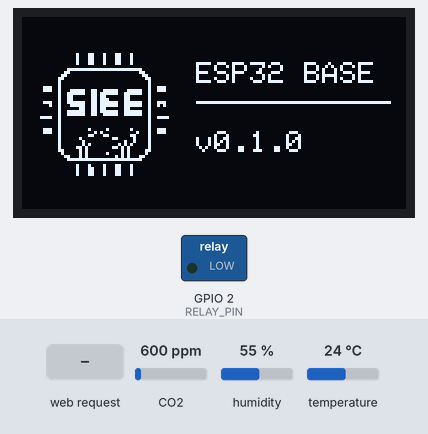
Recording of a sketch running on a simulated ESP32. Parts: 128×64 one-colour display, switched loads named in the sketch (green lamp = pin HIGH). The inputs (shaded band) are chosen by the test bench; at power-on: CO2 600 ppm, temperature 24 °C, humidity 55 %. WiFi joins after 1.5 s; servers stay silent unless stated; what the sketch prints to the serial monitor is not drawn.

Above: at 3.2 s.
3.3 s: HTTP request GET /on received
At 5.9 s:
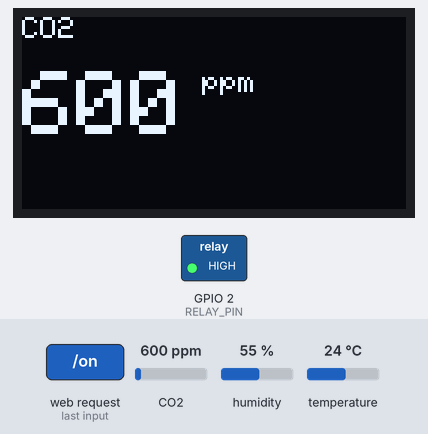
6.4 s: CO2 set to 452 ppm
At 7.9 s:
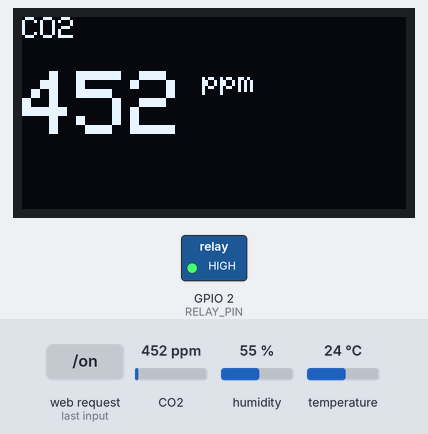
8.2 s: temperature set to 12 °C
At 11.0 s:
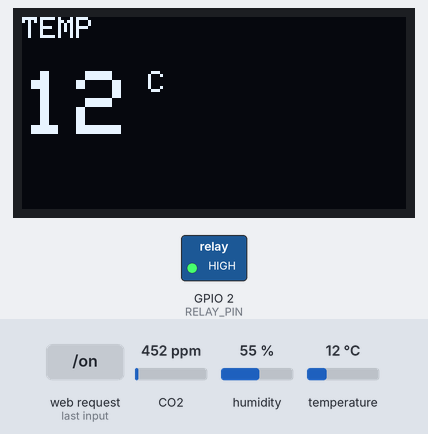
11.3 s: temperature set to 19 °C
At 12.5 s:
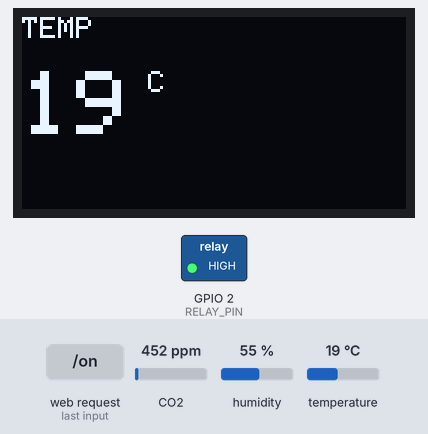
12.9 s: HTTP request GET /off received
At 15.8 s:
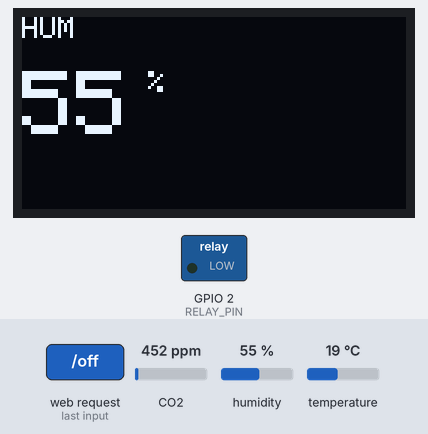
16.0 s: humidity set to 22 %
At 17.0 s:
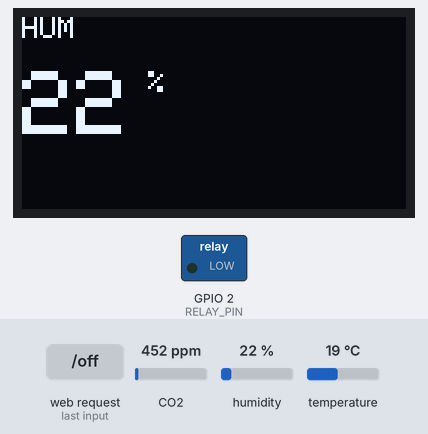
Timing chart, 0 to 19.0 s (numbered marks = the images above; inputs shaded):
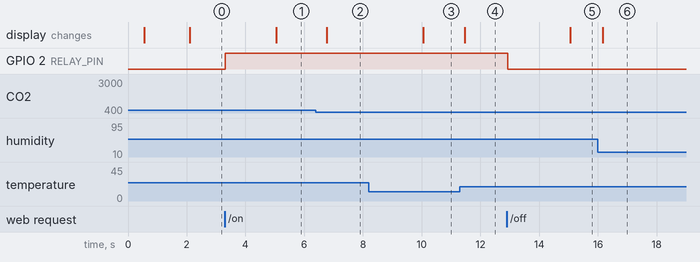

Measured:
- after the input at 3.3 s, GPIO 2 (RELAY_PIN): LOW → HIGH at once
- after the input at 6.4 s, the display: changes after 0.37 s (image 2)
- after the input at 8.2 s, the display: changes after 1.9 s (image 3)
- after the input at 11.3 s, the display: changes after 0.17 s (image 4)
- after the input at 12.9 s, GPIO 2 (RELAY_PIN): HIGH → LOW at once
- after the input at 16.0 s, the display: changes after 0.16 s (image 6)

The sketch:

esp32_base.ino
```cpp
#include "Config.h"
#include "Display.h"
#include "Sensor.h"
#include "Wifi.h"
#include "Web.h"
#include "Log.h"
#include "ScreenManager.h"
#include "Timer.h"
#include "Web.h"
#include "Relay.h"
#include "ESPNow.h"

Timer timer;

void setup()
{
    logger.begin();
    display.begin();
    screen.begin();
    sensor.begin();
    screen.splash();
    wifi.begin();
    web.begin();
    relay.begin();
    espNow.begin();
    logger.info("Sistema iniciado");
}

void loop()
{
    sensor.update();
    screen.update();
    wifi.update();
    web.update();
    espNow.update();
}
```

ESPNow.cpp
```cpp
#include "ESPNow.h"
#include <esp_now.h>
#include <WiFi.h>
#include "Protocolo.h"
#include "Log.h"

ESPNowManager espNow;

//Direccion MAC del otro esp32

uint8_t peerAddress[] =
{
    0x24,
    0x62,
    0xAB,
    0xFF,
    0x49,
    0xA4
};

void ESPNowManager::begin()
{
  logger.info("Inicializando ESP-NOW");

    WiFi.mode(WIFI_STA);

    if (esp_now_init() != ESP_OK)
    {
        logger.error("Error inicializando ESP-NOW");
        return;
    }

esp_now_peer_info_t peerInfo = {};

memcpy(peerInfo.peer_addr, peerAddress, 6);

peerInfo.channel = 0;

peerInfo.encrypt = false;

if (esp_now_add_peer(&peerInfo) != ESP_OK)
{
    logger.error("No se pudo agregar Peer");
    return;
}

logger.info("Peer agregado correctamente");

bool ok = sendRelayOn();

if (ok)
{
    logger.info("Mensaje enviado");
}
else
{
    logger.error("Error enviando mensaje");
}

logger.info("ESP-NOW inicializado");

}

void ESPNowManager::update()
{

}

bool ESPNowManager::sendRelayOn()
{
    Command cmd;

    cmd.device = DEVICE_RELAY;
    cmd.action = CMD_ON;
    cmd.value = 1;

    esp_err_t result =
        esp_now_send(
            peerAddress,
            (uint8_t *)&cmd,
            sizeof(cmd));

    return (result == ESP_OK);
}

bool ESPNowManager::sendRelayOff()
{
    return false;
}
```

ESPNow.h
```cpp
#ifndef ESPNOW_H
#define ESPNOW_H

#include <Arduino.h>

class ESPNowManager
{
public:

    void begin();

    void update();

    bool sendRelayOn();

    bool sendRelayOff();

};

extern ESPNowManager espNow;

#endif
```

JsonBuilder.cpp
```cpp
#include "JsonBuilder.h"

JsonBuilder::JsonBuilder()
{
    clear();
}

void JsonBuilder::clear()
{
    json = "{";

    first = true;
}

void JsonBuilder::add(String key, int value)
{
    if (!first)
    {
        json += ",";
    }

    json += "\"";
    json += key;
    json += "\":";
    json += String(value);

    first = false;
}


void JsonBuilder::add(String key, float value)
{
    if (!first)
    {
        json += ",";
    }

    json += "\"";
    json += key;
    json += "\":";
    json += String(value,1);

    first = false;
}

void JsonBuilder::add(String key, String value)
{
    if (!first)
    {
        json += ",";
    }

    json += "\"";
    json += key;
    json += "\":";

    json += "\"";
    json += value;
    json += "\"";

    first = false;
}

String JsonBuilder::build()
{
    return json + "}";
}
```

JsonBuilder.h
```cpp
#ifndef JSON_BUILDER_H
#define JSON_BUILDER_H

#include <Arduino.h>

class JsonBuilder
{
public:

    JsonBuilder();

    void clear();

    void add(String key, String value);

    void add(String key, int value);

    void add(String key, float value);

    String build();

private:

    String json;

    bool first;
};

#endif
```

Logo.h
```cpp
#ifndef LOGO_H
#define LOGO_H

#include <Arduino.h>

#define LOGO_WIDTH   48
#define LOGO_HEIGHT  48

extern const unsigned char logoSIEE[];

#endif
```

Protocolo.h
```cpp
#ifndef PROTOCOL_H
#define PROTOCOL_H

#include <Arduino.h>

enum Device
{
    DEVICE_RELAY = 1
};

enum CommandType
{
    CMD_OFF = 0,
    CMD_ON = 1
};

struct Command
{
    uint8_t device;
    uint8_t action;
    uint8_t value;
};

#endif
```

Relay.cpp
```cpp
#include "Relay.h"
#include "Config.h"

RelayManager relay;

void RelayManager::begin()
{
    pinMode(RELAY_PIN, OUTPUT);

    off();
}

void RelayManager::on()
{
    digitalWrite(RELAY_PIN, HIGH);

    _state = true;
}

void RelayManager::off()
{
    digitalWrite(RELAY_PIN, LOW);

    _state = false;
}

void RelayManager::toggle()
{
    if (_state)
        off();
    else
        on();
}

bool RelayManager::isOn()
{
    return _state;
}
```

Relay.h
```cpp
#ifndef RELAY_H
#define RELAY_H

#include <Arduino.h>

class RelayManager
{
public:

    void begin();

    void on();

    void off();

    void toggle();

    bool isOn();

private:

    bool _state = false;
};

extern RelayManager relay;

#endif
```

Timer.cpp
```cpp
#include "Timer.h"

Timer::Timer()
{
    _previous = millis();
}

bool Timer::elapsed(unsigned long interval)
{
    if (millis() - _previous >= interval)
    {
        _previous = millis();
        return true;
    }

    return false;
}

void Timer::reset()
{
    _lastTime = millis();
}
```

Timer.h
```cpp
#ifndef TIMER_H
#define TIMER_H

#include <Arduino.h>

class Timer
{
private:
    unsigned long _lastTime = 0;
    unsigned long _previous;

public:

    Timer();

    bool elapsed(unsigned long interval);

    void reset();
};

#endif
```

display.cpp
```cpp
#include "Display.h"
#include "Config.h"
#include "Log.h"
#include "Logo.h"


#include <Wire.h>
#include <Adafruit_GFX.h>
#include <Adafruit_SSD1306.h>

Adafruit_SSD1306 oled(
    SCREEN_WIDTH,
    SCREEN_HEIGHT,
    &Wire,
    OLED_RESET);

Display display;

void Display::begin()
{
    Wire.begin(PIN_SDA, PIN_SCL);

    if(!oled.begin(SSD1306_SWITCHCAPVCC,OLED_ADDRESS))
    {
        logger.error("OLED no encontrado");

        while(true);
    }

    logger.info("OLED iniciado");
}

void Display::clear()
{
    oled.clearDisplay();
}

void Display::showMessage(String texto)
{
    oled.clearDisplay();

    oled.setTextColor(WHITE);

    oled.setTextSize(2);

    oled.setCursor(0,25);

    oled.println(texto);

    oled.display();
}

void Display::showValue(String titulo,
                        float valor,
                        String unidad)
{
    oled.clearDisplay();

    oled.setTextColor(WHITE);

    oled.setTextSize(1);
    oled.setCursor(0,0);
    oled.println(titulo);

    oled.setTextSize(3);
    oled.setCursor(0,18);
    oled.print(valor,0);

    oled.setTextSize(1);
    oled.print(" ");
    oled.print(unidad);

    oled.display();
}


void Display::splash()
{
    showMessage("SIEE");

    delay(1500);
}

void Display::showBoot(const char* nombre,
                       const char* version)
{
    oled.clearDisplay();

    // Logo
    oled.drawBitmap(
        4,
        8,
        logoSIEE,
        LOGO_WIDTH,
        LOGO_HEIGHT,
        WHITE);

    // Nombre del proyecto
    oled.setTextColor(WHITE);
    oled.setTextSize(1);

    oled.setCursor(58, 15);
    oled.println(nombre);

    // Línea
    oled.drawLine(58, 28, 122, 28, WHITE);

    // Versión
    oled.setCursor(58, 38);
    oled.print("v");
    oled.println(version);

    oled.display();
}

void Display::update()
{

}
```

display.h
```cpp
#ifndef DISPLAY_H
#define DISPLAY_H

#include <Arduino.h>
class Display
{
public:

    void begin();

    void splash();

    void clear();

    void showMessage(String texto);

    void showValue(String titulo,
                   float valor,
                   String unidad);

    void showBoot(const char* nombre,
              const char* version);

    void update();
};

extern Display display;   // <-- ESTA LÍNEA FALTA
#endif
```

log.cpp
```cpp
#include "Log.h"

Logger logger;

void Logger::begin()
{
    Serial.begin(115200);
    delay(500);

    Serial.println();
}

void Logger::info(String texto)
{
    Serial.print("[INFO ] ");
    Serial.println(texto);
}

void Logger::warn(String texto)
{
    Serial.print("[WARN ] ");
    Serial.println(texto);
}

void Logger::error(String texto)
{
    Serial.print("[ERROR] ");
    Serial.println(texto);
}
```

log.h
```cpp
#ifndef LOGGER_H
#define LOGGER_H

#include <Arduino.h>

class Logger
{
  public:

    void begin();

    void info(String texto);

    void warn(String texto);

    void error(String texto);
};

extern Logger logger;

#endif
```

screenManager.cpp
```cpp
#include "ScreenManager.h"
#include "Sensor.h"
#include "Config.h"

#include "Display.h"
#include "Config.h"

ScreenManager screen;

Screen _currentScreen;
void ScreenManager::begin()
{
  changeScreen(SCREEN_BOOT);

}

void ScreenManager::drawCurrentScreen()
{
    switch (_currentScreen)
    {
        case SCREEN_BOOT:
        showBoot();
        break;
        case SCREEN_CO2:

            showCO2();

            break;

        case SCREEN_TEMP:

            showTemperature();

            break;

        case SCREEN_HUM:

            showHumidity();

            break;

        case SCREEN_STATUS:

            showStatus();

            break;
    }
}

void ScreenManager::showCO2()
{
    display.showValue("CO2",
                      sensor.getCO2(),
                      "ppm");
}
void ScreenManager::showTemperature()
{
    display.showValue("TEMP",
                      sensor.getTemperature(),
                      "C");
}

void ScreenManager::showHumidity()
{
    display.showValue("HUM",
                      sensor.getHumidity(),
                      "%");
}

void ScreenManager::showStatus()
{
    display.showMessage("BUENA");
}


void ScreenManager::splash()
{
    display.showMessage("SIEE");
}

void ScreenManager::mainScreen()
{

    display.showValue("CO2",
                      sensor.getCO2(),
                      "ppm");

}

void ScreenManager::errorScreen(String texto)
{
    display.showMessage(texto);
}

void ScreenManager::update()
{
    drawCurrentScreen();

    // Tiempo del BOOT
    if (_currentScreen == SCREEN_BOOT)
    {
        if (!_timer.elapsed(5000))
            return;
    }
    else
    {
        if (!_timer.elapsed(SCREEN_TIME))
            return;
    }

    switch (_currentScreen)
    {
        case SCREEN_BOOT:
            changeScreen(SCREEN_CO2);
            break;

        case SCREEN_CO2:
              changeScreen(SCREEN_TEMP);
            break;

        case SCREEN_TEMP:
            changeScreen(SCREEN_HUM);
            break;

        case SCREEN_HUM:
             changeScreen(SCREEN_STATUS);
            break;

        case SCREEN_STATUS:
            changeScreen(SCREEN_CO2);
            break;
    }
}

void ScreenManager::showBoot()
{
    display.showBoot(
        FW_NAME,
        FW_VERSION);
}

void ScreenManager::changeScreen(Screen next)
{
    _currentScreen = next;

    _timer.reset();
}
```

screenManager.h
```cpp
#ifndef SCREEN_MANAGER_H
#define SCREEN_MANAGER_H
#include <Arduino.h>
#include "Timer.h"


enum Screen
{
    SCREEN_BOOT,
    SCREEN_CO2,
    SCREEN_TEMP,
    SCREEN_HUM,
    SCREEN_STATUS
};


class ScreenManager
{
  private:

    Timer _timer;

    void drawCurrentScreen();

    void showCO2();

    void showTemperature();

    void showHumidity();

    void showStatus();

    void showBoot();

    void changeScreen(Screen next);


public:

    void begin();

    void splash();

    void mainScreen();

    void errorScreen(String texto);

    void update();
};

extern ScreenManager screen;

#endif
```

sensor.cpp
```cpp
      #include "Sensor.h"
#include "Log.h"

SensorManager sensor;

void SensorManager::begin()
{
    logger.info("Iniciando SCD30");

    if (!_scd30.begin())
    {
        logger.error("SCD30 NO encontrado");

        _connected = false;
        return;
    }

    logger.info("SCD30 encontrado");

    _connected = true;

    _scd30.setMeasurementInterval(2);

    _co2 = 0;
    _temperature = 0;
    _humidity = 0;
}


void SensorManager::update()
{
    if (!_connected)
    {
        logger.error("Sensor desconectado");
        return;
    }

    if (!_timer.elapsed(500))
        return;

    logger.info("Consultando SCD30");

    if (!_scd30.dataReady())
    {
        logger.info("Esperando medicion...");
        return;
    }

    logger.info("Datos disponibles");

    if (!_scd30.read())
    {
        logger.error("Error leyendo SCD30");
        return;
    }

    logger.info("Lectura correcta");

    _co2 = _scd30.CO2;
    _temperature = _scd30.temperature;
    _humidity = _scd30.relative_humidity;

    logger.info("CO2 = " + String(_co2));
}


float SensorManager::getCO2()
{
    return _co2;
}

float SensorManager::getTemperature()
{
    return _temperature;
}

float SensorManager::getHumidity()
{
    return _humidity;
}

bool SensorManager::isConnected()
{
    return _connected;
}
```

sensor.h
```cpp
#ifndef SENSOR_H
#define SENSOR_H

#include <Arduino.h>
#include "Timer.h"
#include <Adafruit_SCD30.h>


class SensorManager
{
private:

    Adafruit_SCD30 _scd30;
    float _co2;
    float _temperature;
    float _humidity;

    bool _connected;
    Timer _timer;

public:

    void begin();

    void update();

    float getCO2();

    float getTemperature();

    float getHumidity();

    bool isConnected();
};

extern SensorManager sensor;

#endif
```

web.cpp
```cpp
  #include "Web.h"
  #include <WebServer.h>
  #include "log.h"
  #include "sensor.h"
  #include "Relay.h"
  #include "JsonBuilder.h"
  WebServer server(80);
  WebManager web;


void handleRoot()
  {
      server.send(
          200,
          "text/html",
          web.buildPage());
  }
void handleOn()
  {
      relay.on();

      server.send(
          200,
          "text/html",
          web.buildPage());
  }

void handleOff()
  {
      relay.off();

      server.send(
          200,
          "text/html",
          web.buildPage());
  }

void handleSensor()
{
    web.sendSensorJson();
}

void handleInfo()
{
    web.sendInfoJson();
}
void WebManager::sendSensorJson()
{
    server.send(
        200,
        "application/json",
        buildSensorJson());
}

void WebManager::sendInfoJson()
{
    server.send(
        200,
        "application/json",
        buildInfoJson());
}

  void WebManager::begin()
  {
    server.on("/", handleRoot);

    server.on("/on", handleOn);

    server.on("/off", handleOff);

    server.begin();
    server.on("/sensor", handleSensor);
    server.on("/info", handleInfo);

    logger.info("Servidor Web iniciado");
  }


  void WebManager::update()
  {
    server.handleClient();
  }


  String WebManager::buildPage()
  {
      String html;

      html += buildHeader();

      html += buildBody();

      html += buildFooter();

      return html;
  }

  String WebManager::buildBody()
  {
      String html;

      html += buildTitle();

     html += buildSensors();
     html += buildRelay();

      return html;
  }


  String WebManager::buildFooter()
  {
      String html;

      html += "</div>";

      html += "</body>";

      html += "</html>";

      return html;
  }

  String WebManager::buildStyle()
  {
      String html;

      html += "<style>";

      html += "body{";
      html += "font-family:Arial;";
      html += "background:#ECEFF1;";
      html += "text-align:center;";
      html += "margin:30px;";
      html += "}";

      html += ".card{";
      html += "background:white;";
      html += "padding:25px;";
      html += "border-radius:15px;";
      html += "box-shadow:0px 4px 15px rgba(0,0,0,0.3);";
      html += "display:inline-block;";
      html += "min-width:320px;";
      html += "}";

      html += "button{";
      html += "width:180px;";
      html += "height:45px;";
      html += "font-size:18px;";
      html += "border:none;";
      html += "border-radius:8px;";
      html += "margin:10px;";
      html += "cursor:pointer;";
      html += "}";

      html += "</style>";

      return html;
  }

  String WebManager::buildHeader()
  {
      String html;

      html += "<html>";

      html += "<head>";

      html += "<meta charset='UTF-8'>";

      html += "<title>SIEE ESP32 BASE</title>";

      html += "<meta http-equiv='refresh' content='2'>";

      html += buildStyle();

      html += "</head>";

      html += "<body>";

      html += "<div class='card'>";

      return html;
  }

  String WebManager::buildTitle()
  {
      String html;

      html += "<h1>SIEE ESP32 BASE</h1>";

      html += "<hr>";

      return html;
  }

  String WebManager::buildSensors()
  {
      String html;

      html += "<h2>CO₂</h2>";
      html += "<p>";
      html += String(sensor.getCO2(), 0);
      html += " ppm</p>";

      html += "<h2>Temperatura</h2>";
      html += "<p>";
      html += String(sensor.getTemperature(), 1);
      html += " °C</p>";

      html += "<h2>Humedad</h2>";
      html += "<p>";
      html += String(sensor.getHumidity(), 1);
      html += " %</p>";

      html += "<hr>";

      return html;
  }
  String WebManager::buildRelay()
  {
      String html;

      html += "<p>SIEE Framework</p>";

      html += "<br><br>";

      html += "<a href='/on'>";
      html += "<button>ENCENDER</button>";
      html += "</a>";

      html += "<br><br>";

      html += "<a href='/off'>";
      html += "<button>APAGAR</button>";
      html += "</a>";

      html += "<h2>Relé</h2>";

      if (relay.isOn())
      {
          html += "<p>🟢 ENCENDIDO</p>";
      }
      else
      {
          html += "<p>🔴 APAGADO</p>";
      }

      return html;
  }

String WebManager::buildSensorJson()
{
    JsonBuilder json;

    json.add("co2", sensor.getCO2());

    json.add("temperature", sensor.getTemperature());

    json.add("humidity", sensor.getHumidity());

    return json.build();
}

String WebManager::buildInfoJson()
{
    JsonBuilder json;

    json.add("name", "ESP32_BASE");

    json.add("version", "0.1.0");

    json.add("author", "Sebastian Herrera");

    json.add("framework", "SIEE Framework");

    return json.build();
}
```

web.h
```cpp
#ifndef WEB_H
#define WEB_H

#include <Arduino.h>

class WebManager
{
  private:

   String buildStyle();

    String buildHeader();

    String buildBody();

    String buildFooter();

    String buildTitle();

    String buildStatus();

    String buildSensors();

    String buildRelay();
    String buildSensorJson();
    String buildInfoJson();


public:

    void begin();

    void update();
    String buildPage();
    //String buildSensorJson();
    void sendSensorJson();

    void sendInfoJson();
};

extern WebManager web;

#endif
```

wifi.h
```cpp
#ifndef WIFI_H
#define WIFI_H

#include <Arduino.h>

class WifiManager
{
public:

    void begin();

    void update();

    bool isConnected();

    String getIP();

private:

    bool _connected = false;
};

extern WifiManager wifi;

#endif
```

Source omitted: Logo.cpp (data table, 1845 bytes), wifi.cpp (929 bytes), config.h (1354 bytes)
